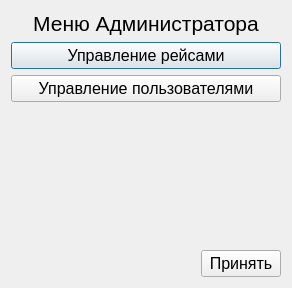
<?xml version="1.0" encoding="UTF-8"?>
<ui version="4.0">
 <class>Dialog_MenuAdmin</class>
 <widget class="QDialog" name="Dialog_MenuAdmin">
  <property name="geometry">
   <rect>
    <x>0</x>
    <y>0</y>
    <width>292</width>
    <height>288</height>
   </rect>
  </property>
  <property name="windowTitle">
   <string>Dialog</string>
  </property>
  <layout class="QVBoxLayout" name="verticalLayout">
   <item>
    <widget class="QLabel" name="mainLabel">
     <property name="font">
      <font>
       <pointsize>16</pointsize>
      </font>
     </property>
     <property name="text">
      <string>Меню Администратора</string>
     </property>
     <property name="alignment">
      <set>Qt::AlignCenter</set>
     </property>
    </widget>
   </item>
   <item>
    <widget class="QPushButton" name="buttonControlRaces">
     <property name="font">
      <font>
       <pointsize>12</pointsize>
      </font>
     </property>
     <property name="text">
      <string>Управление рейсами</string>
     </property>
    </widget>
   </item>
   <item>
    <widget class="QPushButton" name="buttonControlUsers">
     <property name="font">
      <font>
       <pointsize>12</pointsize>
      </font>
     </property>
     <property name="text">
      <string>Управление пользователями</string>
     </property>
    </widget>
   </item>
   <item>
    <spacer name="verticalSpacer">
     <property name="orientation">
      <enum>Qt::Vertical</enum>
     </property>
     <property name="sizeHint" stdset="0">
      <size>
       <width>20</width>
       <height>40</height>
      </size>
     </property>
    </spacer>
   </item>
   <item>
    <layout class="QHBoxLayout" name="horizontalLayout">
     <item>
      <spacer name="horizontalSpacer">
       <property name="orientation">
        <enum>Qt::Horizontal</enum>
       </property>
       <property name="sizeHint" stdset="0">
        <size>
         <width>40</width>
         <height>20</height>
        </size>
       </property>
      </spacer>
     </item>
     <item>
      <widget class="QPushButton" name="accept">
       <property name="font">
        <font>
         <pointsize>12</pointsize>
        </font>
       </property>
       <property name="text">
        <string>Принять</string>
       </property>
      </widget>
     </item>
    </layout>
   </item>
  </layout>
 </widget>
 <resources/>
 <connections>
  <connection>
   <sender>accept</sender>
   <signal>clicked()</signal>
   <receiver>Dialog_MenuAdmin</receiver>
   <slot>accept()</slot>
   <hints>
    <hint type="sourcelabel">
     <x>241</x>
     <y>264</y>
    </hint>
    <hint type="destinationlabel">
     <x>145</x>
     <y>143</y>
    </hint>
   </hints>
  </connection>
 </connections>
</ui>
